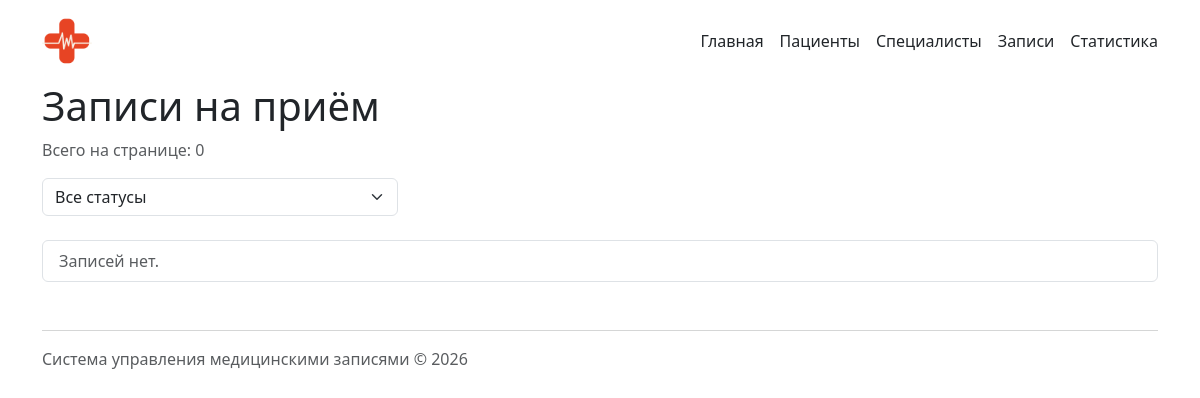
Page /appointments/ on the earlier database version.
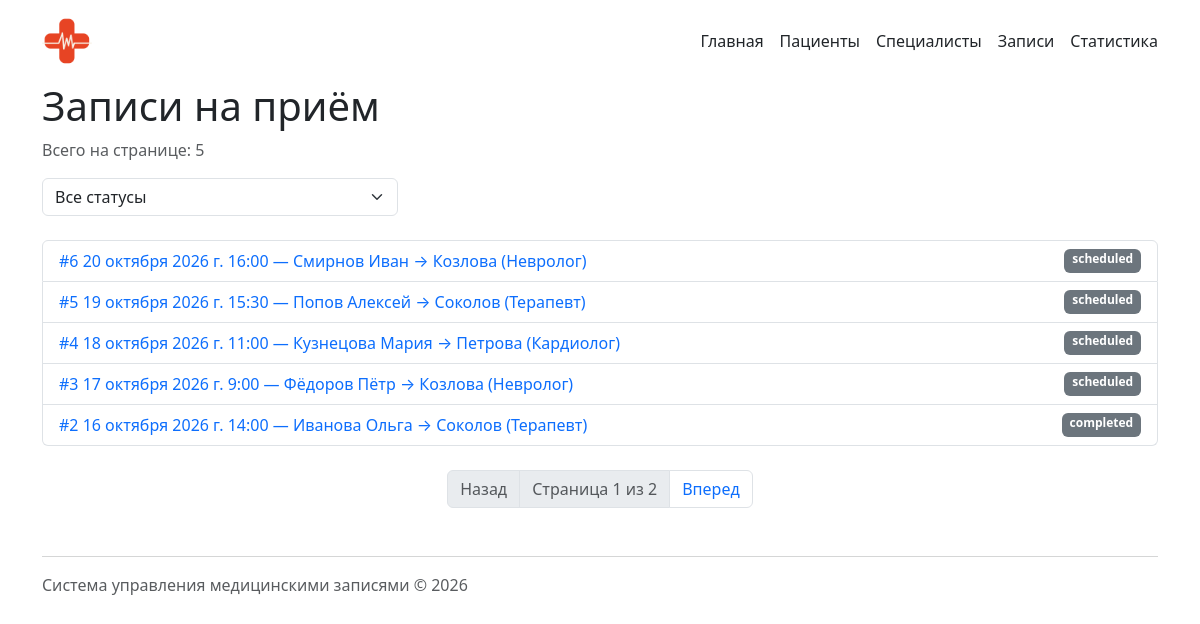
Same page on the later database version.
### appointments/models.py (models this page shows, shortened)
class Appointment(models.Model):
    patient = models.ForeignKey(Patient, on_delete=models.CASCADE, related_name="appointments", verbose_name="Пациент")
    specialist = models.ForeignKey(Specialist, on_delete=models.PROTECT, related_name="appointments", verbose_name="Специалист")
    appointment_date = models.DateField(verbose_name="Дата приема")
    appointment_time = models.TimeField(verbose_name="Время приема")
    status = models.CharField(max_length=50, default='scheduled', verbose_name="Статус")
    complaint = models.TextField(blank=True, null=True, verbose_name="Жалобы")
    diagnosis = models.TextField(blank=True, null=True, verbose_name="Диагноз")
    notes = models.TextField(blank=True, null=True, verbose_name="Заметки")
    class Meta:
        verbose_name = "Запись на прием"
        verbose_name_plural = "Записи на прием"

### patients/models.py (models this page shows, shortened)
class Patient(models.Model):
    first_name = models.CharField(max_length=100, verbose_name="Имя")
    last_name = models.CharField(max_length=100, verbose_name="Фамилия")
    birth_date = models.DateField(verbose_name="Дата рождения")
    phone = models.CharField(max_length=20, verbose_name="Телефон")
    email = models.EmailField(verbose_name="Email")
    insurance_policy = models.CharField(max_length=50, unique=True, verbose_name="Полис")
    address = models.TextField(blank=True, null=True, verbose_name="Адрес")
    class Meta:
        verbose_name = "Пациент"
        verbose_name_plural = "Пациенты"

### specialists/models.py (models this page shows, shortened)
class Specialist(models.Model):
    first_name = models.CharField(max_length=100, verbose_name="Имя")
    last_name = models.CharField(max_length=100, verbose_name="Фамилия")
    speciality = models.CharField(max_length=100, verbose_name="Специальность")
    phone = models.CharField(max_length=20, verbose_name="Телефон")
    email = models.EmailField(verbose_name="Email")
    experience_years = models.PositiveIntegerField(default=0, verbose_name="Стаж (лет)")
    class Meta:
        verbose_name = "Специалист"
        verbose_name_plural = "Специалисты"

### appointments/views.py (the view)
# urls.py: path('', views.appointments, name='list'),
def appointments(request: HttpRequest) -> HttpResponse:
    appointments_list = Appointment.objects.select_related('patient', 'specialist')
    status_filter = request.GET.get('status', '').strip()
    if status_filter:
        appointments_list = appointments_list.filter(status=status_filter)
    appointments_list = appointments_list.exclude(status='cancelled')
    appointments_list = appointments_list.order_by('-appointment_date', '-appointment_time')
    paginator = Paginator(appointments_list, 5)
    page_obj = paginator.get_page(request.GET.get('page'))
    context = {
        'appointments': page_obj,
        'selected_status': status_filter,
    }
    return render(request, 'appointments/appointment_list.html', context)

### appointments/templates/appointments/appointment_list.html (shortened to what this page needs)
{% extends "base.html" %}
{% block content %}
<h1>Записи на приём</h1>
<p class="text-muted">Всего на странице: {{ appointments|length }}</p>
<form method="get" class="mb-4">
    <div class="row align-items-center">
        <div class="col-md-4">
            <select name="status" class="form-select" onchange="this.form.submit()">
                <option value="">Все статусы</option>
            </select>
        </div>
    </div>
</form>
<ul class="list-group">
    {% for appointment in appointments %}
    <li class="list-group-item d-flex justify-content-between">
        <a href="{% url 'appointments:detail' appointment.id %}">
            #{{ appointment.id }}
            {{ appointment.appointment_date }}
            {{ appointment.appointment_time }} —
            {{ appointment.patient.last_name }}
            {{ appointment.patient.first_name }}
            → {{ appointment.specialist.last_name }}
            ({{ appointment.specialist.speciality }})
        </a>
        <span class="badge bg-secondary">
            {{ appointment.status }}
        </span>
    </li>
    {% empty %}
    <li class="list-group-item text-muted">
        {% if selected_status %}
            Записей с таким статусом нет.
        {% else %}
            Записей нет.
        {% endif %}
    </li>
    {% endfor %}
</ul>
{% if appointments.paginator.num_pages > 1 %}
    <nav aria-label="Page navigation" class="mt-4">
        <ul class="pagination justify-content-center">
            {% if appointments.has_previous %}
                <li class="page-item">
                    <a class="page-link" href="?page={{ appointments.previous_page_number }}{% if selected_status %}&status={{ selected_status }}{% endif %}">Назад</a>
                </li>
            {% else %}
                <li class="page-item disabled">
                    <span class="page-link">Назад</span>
                </li>
            {% endif %}
            <li class="page-item disabled">
                <span class="page-link">
                    Страница {{ appointments.number }} из {{ appointments.paginator.num_pages }}
                </span>
            </li>
            {% if appointments.has_next %}
                <li class="page-item">
                    <a class="page-link" href="?page={{ appointments.next_page_number }}{% if selected_status %}&status={{ selected_status }}{% endif %}">Вперед</a>
                </li>
            {% else %}
                <li class="page-item disabled">
                    <span class="page-link">Вперед</span>
                </li>
            {% endif %}
        </ul>
    </nav>
{% endif %}
{% endblock %}

Differences in the rows shown:
added Appointment: id "6", appointment_date "20 октября 2026 г.", appointment_time "16:00", patient.last_name "Смирнов", patient.first_name "Иван", specialist.last_name "Козлова", specialist.speciality "Невролог", status "scheduled"
added Appointment: id "5", appointment_date "19 октября 2026 г.", appointment_time "15:30", patient.last_name "Попов", patient.first_name "Алексей", specialist.last_name "Соколов", specialist.speciality "Терапевт", status "scheduled"
added Appointment: id "4", appointment_date "18 октября 2026 г.", appointment_time "11:00", patient.last_name "Кузнецова", patient.first_name "Мария", specialist.last_name "Петрова", specialist.speciality "Кардиолог", status "scheduled"
added Appointment: id "3", appointment_date "17 октября 2026 г.", appointment_time "9:00", patient.last_name "Фёдоров", patient.first_name "Пётр", specialist.last_name "Козлова", specialist.speciality "Невролог", status "scheduled"
added Appointment: id "2", appointment_date "16 октября 2026 г.", appointment_time "14:00", patient.last_name "Иванова", patient.first_name "Ольга", specialist.last_name "Соколов", specialist.speciality "Терапевт", status "completed"
Other differences:
{{ appointments|length }}: "0" → "5"
{{ appointments.number }}: (not shown) → "1"
{{ appointments.paginator.num_pages }}: (not shown) → "2"
text no longer shown: "Записей нет."
text now shown: "Назад Страница из Вперед"
